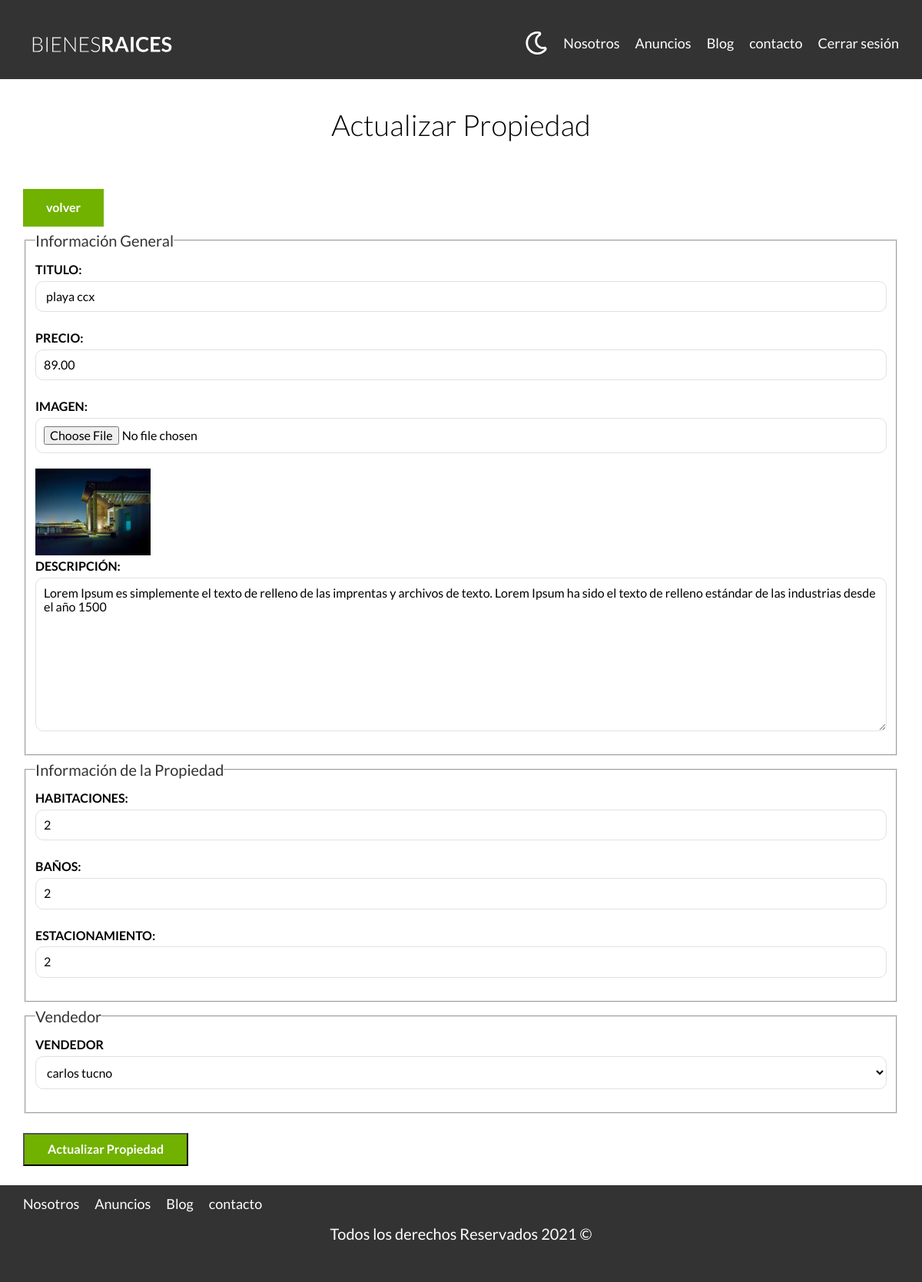
Screenshot of /propiedades/actualizar?id=28 (signed in) with the database file from the repository.
### tables this page shows
CREATE TABLE `propiedades` (
  `id` int(11) NOT NULL AUTO_INCREMENT,
  `titulo` varchar(60) DEFAULT NULL,
  `precio` decimal(10,2) DEFAULT NULL,
  `imagen` varchar(200) DEFAULT NULL,
  `descripcion` longtext,
  `habitaciones` int(1) DEFAULT NULL,
  `wc` int(1) DEFAULT NULL,
  `estacionamiento` int(1) DEFAULT NULL,
  `creado` date DEFAULT NULL,
  `vendedorId` int(11) DEFAULT NULL,
  PRIMARY KEY (`id`),
  KEY `vendedorId_idx` (`vendedorId`),
  CONSTRAINT `vendedorId` FOREIGN KEY (`vendedorId`) REFERENCES `vendedores` (`id`) ON DELETE NO ACTION ON UPDATE NO ACTION
);

CREATE TABLE `vendedores` (
  `id` int(11) NOT NULL AUTO_INCREMENT,
  `nombre` varchar(45) DEFAULT NULL,
  `apellidos` varchar(45) DEFAULT NULL,
  `telefono` varchar(10) DEFAULT NULL,
  PRIMARY KEY (`id`)
);

### controllers/PropiedadController.php (called while the page is built, shortened)
<?php
class PropiedadController
{
    public static function actualizar(Router $router)
    {
        $id = validarORedireccionar('/admin');
        $propiedad = Propiedad::find($id);
        $vendedores = Vendedor::all();
        $errores = Propiedad::getErrores();
        $router->render('propiedades/actualizar', [
            'propiedad' => $propiedad,
            'vendedores' => $vendedores,
            'errores' => $errores,
        ]);
    }
}

### public/index.php (called while the page is built, shortened)
<?php
$router = new Router();
$router->get('/admin', [PropiedadController::class, "index"]);
$router->get('/propiedades/crear', [PropiedadController::class, "crear"]);
$router->post('/propiedades/crear', [PropiedadController::class, "crear"]);
$router->get('/propiedades/actualizar', [PropiedadController::class, "actualizar"]);
$router->post('/propiedades/actualizar', [PropiedadController::class, "actualizar"]);
$router->post('/propiedades/eliminar', [PropiedadController::class, "eliminar"]);
$router->get('/vendedores/crear', [VendedorController::class, "crear"]);
$router->post('/vendedores/crear', [VendedorController::class, "crear"]);
$router->get('/vendedores/actualizar', [VendedorController::class, "actualizar"]);
$router->post('/vendedores/actualizar', [VendedorController::class, "actualizar"]);
$router->post('/vendedores/eliminar', [VendedorController::class, "eliminar"]);
$router->get('/', [PaginaController::class, "index"]);
$router->get('/nosotros', [PaginaController::class, "nosotros"]);
$router->get('/propiedades', [PaginaController::class, "propiedades"]);
$router->get('/propiedad', [PaginaController::class, "propiedad"]);
$router->get('/blog', [PaginaController::class, "blog"]);
$router->get('/entrada', [PaginaController::class, "entrada"]);
$router->get('/contacto', [PaginaController::class, "contacto"]);
$router->post('/contacto', [PaginaController::class, "contacto"]);
$router->get('/login', [AuthController::class, "login"]);
$router->post('/login', [AuthController::class, "login"]);
$router->get('/logout', [AuthController::class, "logout"]);
$router->comprobarRutas();

### include/funciones.php (called while the page is built, shortened)
<?php
function s($html): string
{
    $s = htmlspecialchars($html);
    return $s;
}
function validarORedireccionar(string $url)
{
    $id = $_GET['id'];
    $id = filter_var($id, FILTER_VALIDATE_INT);
    return $id;
}

### models/ActiveRecord.php (called while the page is built, shortened)
<?php
class ActiveRecord
{
    protected static $db;
    protected static $tabla = '';
    public static function setBD($database)
    {
        self::$db = $database;
    }
    public static function all()
    {
        $query = "SELECT * FROM " . static::$tabla;
        $resultado = self::consultarSQL($query);
        return $resultado;
    }
    public static function find($id)
    {
        $query = "SELECT * FROM " . static::$tabla . " WHERE id=${id}";
        $resultado = self::consultarSQL($query);
        return array_shift($resultado);
    }
    public static function consultarSQL($query)
    {
        $resultado = self::$db->query($query);
        $array = [];
        while ($registro = $resultado->fetch_assoc()) {
            $array[] = static::crearObjeto($registro);
        }
        return  $array;
    }
    protected static function crearObjeto($registro)
    {
        $objeto = new static;
        foreach ($registro as $key => $value) {
            if (property_exists($objeto, $key)) {
                $objeto->$key = $value;
            }
        }
        return $objeto;
    }
}

### views/propiedades/formulario.php (the view, shortened to what this page needs)
<fieldset>
    <legend>Información General</legend>
    <label for="titulo">Titulo:</label>
    <input type="text" id="titulo" name="propiedad[titulo]" placeholder="Titulo Propiedad" value='<?php echo s($propiedad->titulo); ?>'>
    <label for="precio">Precio:</label>
    <input type="number" id="precio" name="propiedad[precio]" placeholder="Precio" value='<?php echo s($propiedad->precio); ?>'>
    <label for="imagen">Imagen:</label>
    <input type="file" id="imagen" accept="image/jpeg, image/png" name="propiedad[imagen]">
    <?php if ($propiedad->imagen) : ?>
        <img src="/imagenes/<?php echo $propiedad->imagen ?>" class="imagen-small" alt="foto">
    <?php endif; ?>
    <label for="descripcion">Descripción:</label>
    <textarea name="propiedad[descripcion]" id="descripcion"><?php echo s($propiedad->descripcion); ?></textarea>
</fieldset>
<fieldset>
    <legend>Información de la Propiedad</legend>
    <label for="habitaciones">Habitaciones:</label>
    <input type="number" name="propiedad[habitaciones]" id="habitaciones" placeholder="Ej: 3" min="1" max="9" value='<?php echo s($propiedad->habitaciones); ?>'>
    <label for="wc">Baños:</label>
    <input type="number" name="propiedad[wc]" id="wc" placeholder="Ej: 3" min="1" max="9" value='<?php echo s($propiedad->wc); ?>'>
    <label for="estacionamiento">Estacionamiento:</label>
    <input type="number" name="propiedad[estacionamiento]" id="estacionamiento" placeholder="Ej: 3" min="1" max="9" value='<?php echo s($propiedad->estacionamiento); ?>'>
</fieldset>
<fieldset>
    <legend>Vendedor</legend>
    <label for="vendedor">Vendedor</label>
    <select name="propiedad[vendedorId]" id="vendedor">
        <?php foreach ($vendedores as $vendedor) : ?>
            <option <?php echo $propiedad->vendedorId === $vendedor->id ? 'selected' : ''; ?> value="<?php echo s($vendedor->id); ?>"><?php echo s($vendedor->nombre) . " " . s($vendedor->apellidos); ?></option>
        <?php endforeach; ?>
    </select>
</fieldset>

### public/build/css/app.css (style rules this page uses)
html { line-height:1.15;-webkit-text-size-adjust:100% }
body { margin:0 }
img { border-style:none }
button,input,optgroup,select,textarea { font-family:inherit;font-size:100%;line-height:1.15;margin:0 }
button,input { overflow:visible }
button,select { text-transform:none }
fieldset { padding:.35em .75em .625em }
legend { box-sizing:border-box;color:inherit;display:table;max-width:100%;padding:0;white-space:normal }
textarea { overflow:auto }
html { font-size:62.5%;box-sizing:border-box }
*,:after,:before { box-sizing:inherit }
body { font-family:Lato,sans-serif;font-size:1.6rem;line-height:1.8 }
img,picture { width:100%;display:block }
.formulario legend { font-size:2rem;color:#333 }
.formulario label { font-weight:700;text-transform:uppercase;display:block }
.formulario input:not([type=submit]),.formulario select,.formulario textarea { padding:1rem;display:block;width:100%;background-color:#fff;border:1px solid #e1e1e1;border-radius:1rem;margin-bottom:2rem }
.formulario textarea { height:20rem }
.imagen-small { width:15rem }

### rows the page displays
propiedades: titulo "playa ccx", precio "89.00", imagen (picture), descripcion "Lorem Ipsum es simplemente el texto de relleno de las imprentas y archivos de texto. Lorem Ipsum ha sido el texto de relleno estándar de las industrias desde el año 1500", habitaciones "2", wc "2", estacionamiento "2", vendedorId.nombre "carlos tucno"
